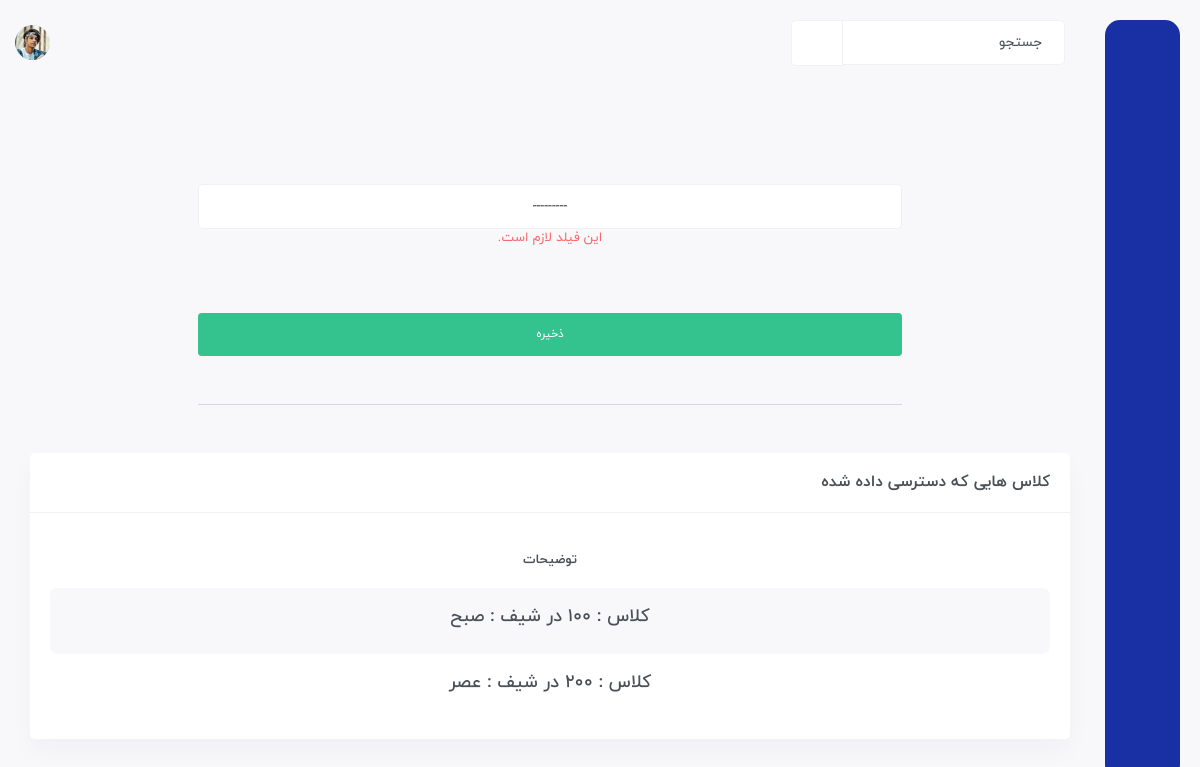
/created/create-attendance-class/ (signed in), run on an earlier commit of the app's database.
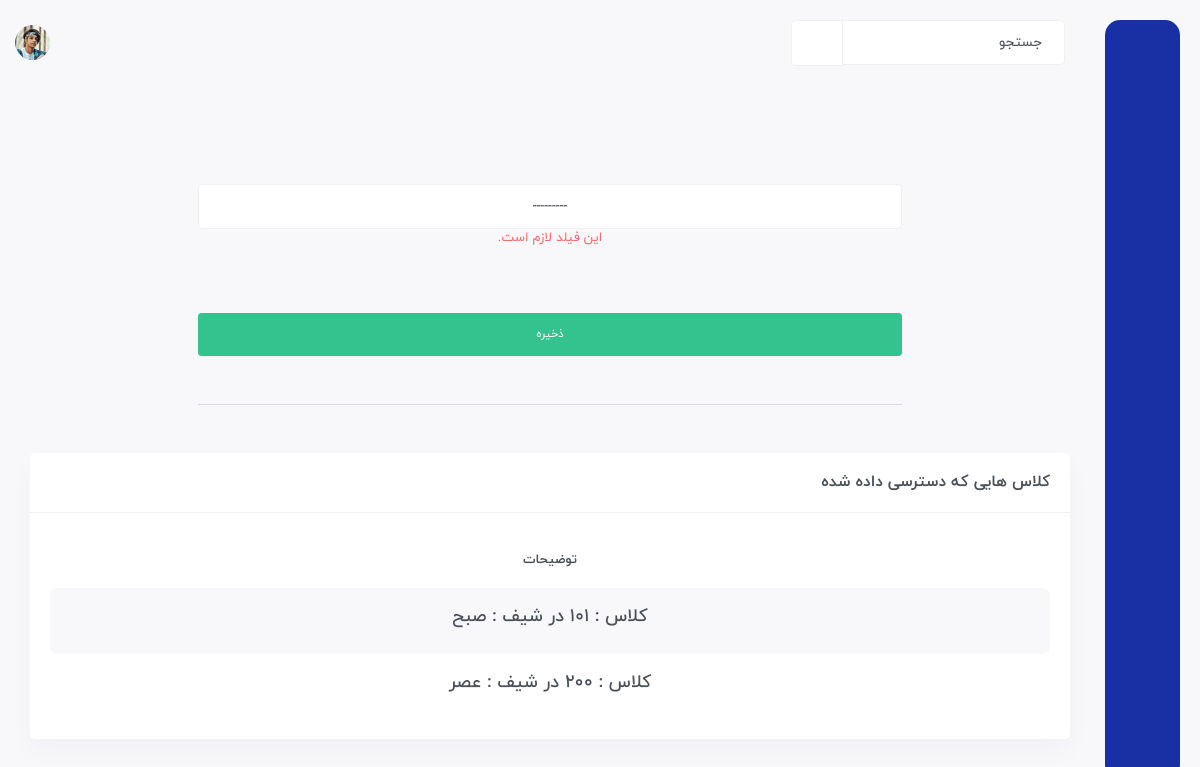
And on a later commit of the database.
### Student/models.py (models this page shows, shortened)
class AttendanceClass(models.Model):
    assign = models.ForeignKey(Assign, on_delete=models.CASCADE)
    date = models.DateField(auto_now_add=True)
    status = models.IntegerField(default=0)
    def __str__(self):
        return f'کلاس : {self.assign.class_id.number} در شیف : {self.assign.class_id.shift}'

class Assign(models.Model):
    class_id = models.ForeignKey(Class, on_delete=models.CASCADE)
    def __str__(self):
        return f'کلاس : {self.class_id} اختصاص داده شد'

class Class(models.Model):
    number = models.IntegerField()
    shift = models.CharField(choices=SHIFT, max_length=3)
    def __str__(self):
        return f'{self.number}-{self.shift}'

### Student/views.py (the view, shortened to what this page needs)
class CreateAttendanceClassView(LoginRequiredMixin, generic.View):
    login_url = 'account:login'
    template_name = 'create-attendance-class.html'
    def get(self, request, *args, **kwargs):
        form = forms.AttendanceClassForm(request.POST)
        attendance = models.AttendanceClass.objects.all()
        return render(request, self.template_name, {'form': form, 'attendance': attendance})

### Student/forms.py (shortened to what this page needs)
class AttendanceClassForm(forms.ModelForm):
    def __init__(self, *args, **kwargs):
        super(AttendanceClassForm, self).__init__(*args, **kwargs)
        self.fields['assign'].widget.attrs.update({'class': 'form-control text-center mt-3'})
    class Meta:
        model = models.AttendanceClass
        fields = ['assign']

### templates/create-attendance-class.html (shortened to what this page needs)
{% extends 'base.html' %}
{% load static %}
{% load jalali_tags %}
{% block body %}
	<div id="main-wrapper">
	    <div class="content-body">
		<div class="container">
		    <div class="row mt-5 d-flex justify-content-center">
                <div class="col-md-12">
                    <form action="" method="post">
                        <div class="row d-flex justify-content-center ">
                            <div class="col-md-8">
                                <div class="col-md-12">
                                    <div class="row">
                                        <div class="col-md-12">
                                            {{ form.assign }}
                                            {% for e in form.assign.errors %}
                                                <p class="text-danger text-center">{{ e }}</p>
                                            {% endfor %}
                                        </div>
                                    </div>
                                    <button class="btn btn-success btn-sm mt-5 btn-block mb-5">ذخیره</button>
                                    <hr class="text-secondary mb-5">
                                </div>
                            </div>
                        </div>
                    </form>
                </div>
                <div class="row d-flex justify-content-center">
                    <div class="col-xxl-8">
                        <div class="card">
                        <div class="card-header align-items-center">
                            <h4 class="card-title">کلاس هایی که دسترسی داده شده</h4>
                        </div>
                        <div class="card-body">
                            <div class="table-responsive">
                            <table class="table table-striped responsive-table text-center">
                                <thead>
                                <tr>
                                    <th>توضیحات</th>
                                </tr>
                                </thead>
                                <tbody>
                                    {% for a in attendance %}
                                        <tr>
                                            <td>
                                            <h4>{{ a }}</h4>
                                            </td>
                                        </tr>
                                    {% endfor %}
                                </tbody>
                            </table>
                            </div>
                        </div>
                        </div>
                    </div>
                </div>
		    </div>
		</div>
	    </div>
	</div>
{% endblock %}

What changed in the data, as far as the page shows it:
changed through a linked row, AttendanceClass: assign.shift "کلاس : 100 در شیف : صبح" → "کلاس : 101 در شیف : صبح"
